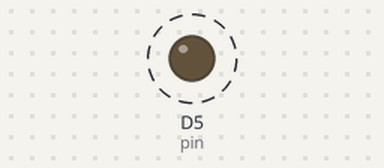
Simulated run of this sketch. Board: ESP8266 (NodeMCU). Shown: output pins drawn as LEDs (lit = HIGH). Dashed ring = blinking.

Above: at 0.15 s.
Timing chart, 0 to 3.0 s (numbered marks = the images above):
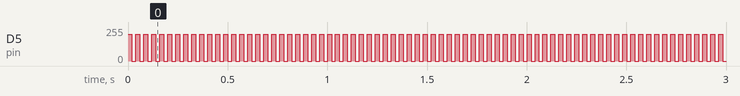

The sketch:

pwm_aansturing_pomp.ino
```cpp
const int pin = D5;

void setup() {
  pinMode(pin, OUTPUT);

}

void loop() {
  analogWrite(pin, 200);
  delay(20);
  analogWrite(pin, 0);
  delay(20);

}
```

Measured:
- by itself, D5 (pin): alternates 200/255 for 0.02 s and 0/255 for 0.02 s
